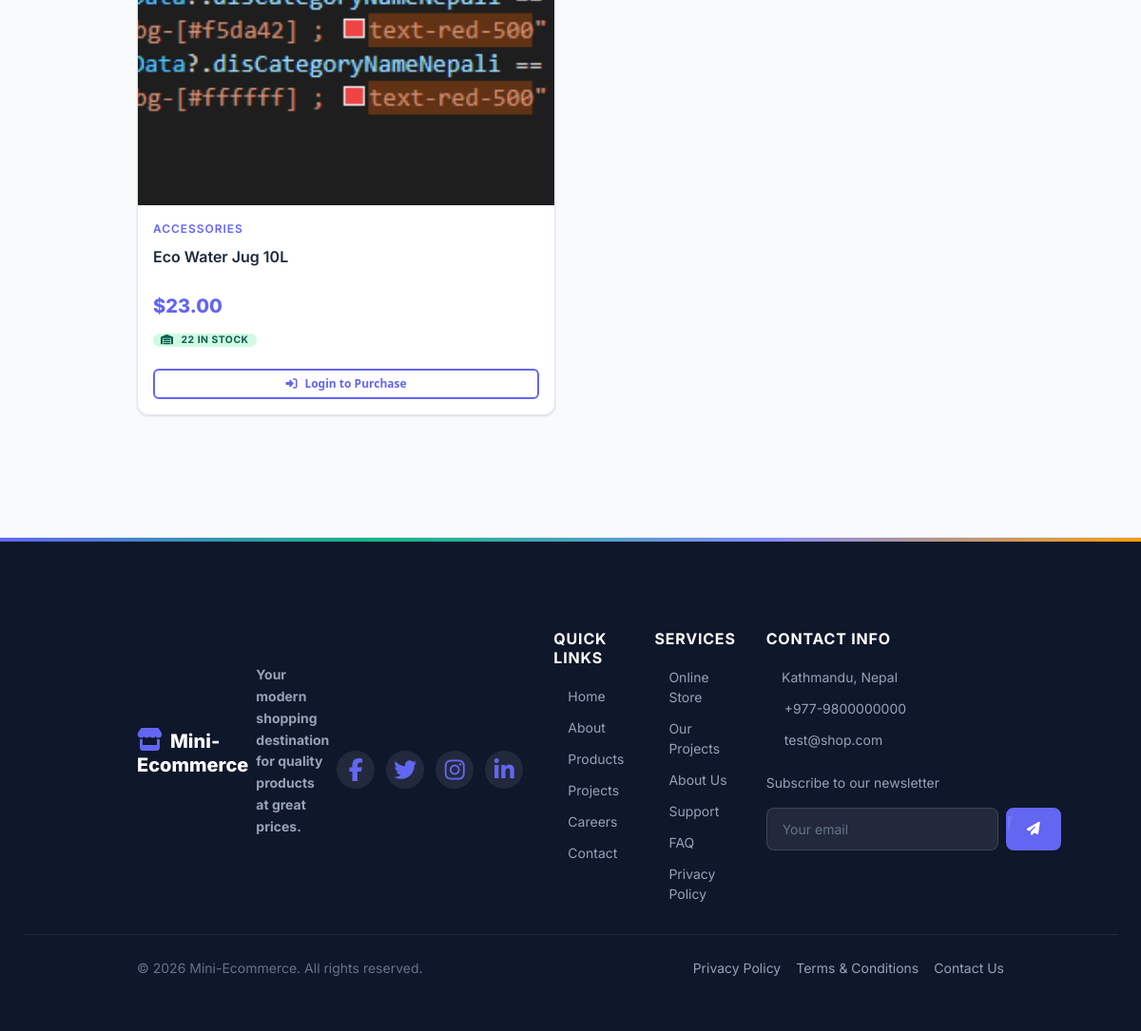
The page /product/products.php (lower part) on the database as committed earlier.
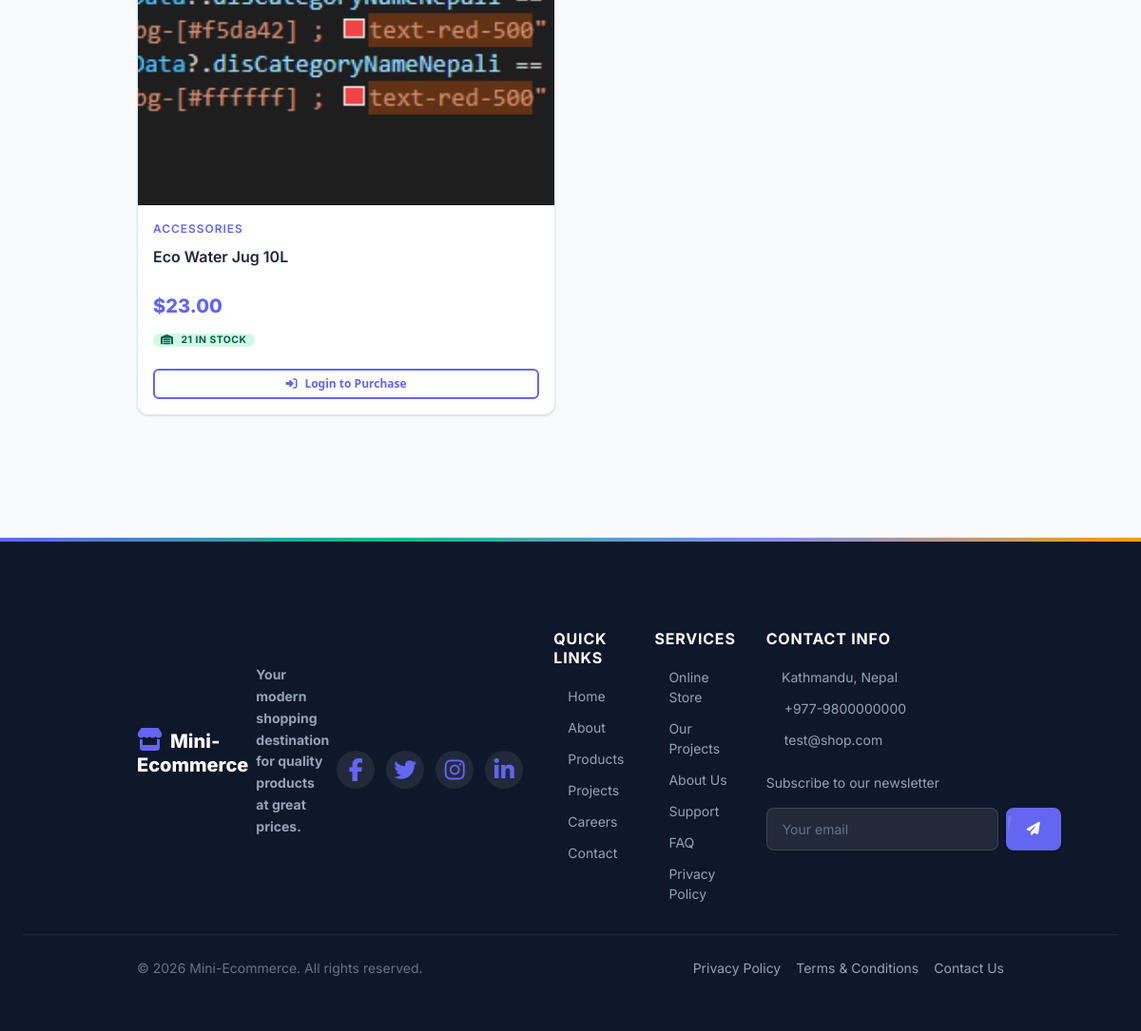
The same page on the database as committed later.
### tables this page shows
CREATE TABLE products (
    product_id INTEGER PRIMARY KEY AUTOINCREMENT,
    name TEXT NOT NULL,
    slug TEXT DEFAULT NULL,
    description TEXT,
    price REAL NOT NULL,
    category TEXT NOT NULL DEFAULT '',
    category_id INTEGER DEFAULT NULL,
    stock INTEGER NOT NULL DEFAULT 0,
    is_featured INTEGER DEFAULT 0,
    image TEXT,
    brochure TEXT DEFAULT NULL,
    is_active INTEGER DEFAULT 1,
    created_at TEXT DEFAULT (datetime('now')),
    updated_at TEXT DEFAULT (datetime('now')),
    FOREIGN KEY (category_id) REFERENCES product_categories(category_id) ON DELETE SET NULL
);

CREATE TABLE product_categories (
    category_id INTEGER PRIMARY KEY AUTOINCREMENT,
    name TEXT NOT NULL UNIQUE,
    slug TEXT NOT NULL UNIQUE,
    description TEXT DEFAULT NULL,
    image TEXT DEFAULT NULL,
    is_active INTEGER DEFAULT 1,
    created_at TEXT DEFAULT (datetime('now'))
);

### includes/helpers.php (called while the page is built, shortened)
<?php
function h(?string $value): string {
    return htmlspecialchars($value ?? '', ENT_QUOTES, 'UTF-8');
}
function imgUrl(?string $image, string $default = 'placeholder.jpg'): string {
    if (strpos($image, 'uploads/') === 0) return APP_URL . '/' . $image;
    return APP_URL . '/assets/images/' . $image;
}

### includes/session.php (called while the page is built, shortened)
<?php
function isLoggedIn(): bool {
    return false;
}

### product/products.php (the view, shortened to what this page needs)
<?php
require_once __DIR__ . '/../includes/session.php';
require_once __DIR__ . '/../includes/helpers.php';
$pdo = getDB();
$perPage = 12;
$page    = isset($_GET['page']) ? max(1, (int)$_GET['page']) : 1;
$offset  = ($page - 1) * $perPage;
$sortBy      = $_GET['sort']     ?? 'default';
$conditions = ['p.is_active = 1'];
$params = [];
$where = 'WHERE ' . implode(' AND ', $conditions);
switch ($sortBy) {
    default:           $orderBy = 'ORDER BY p.product_id DESC'; break;
}
$stmt = $pdo->prepare("SELECT p.*, pc.name as category_name FROM products p LEFT JOIN product_categories pc ON p.category_id = pc.category_id $where $orderBy LIMIT $perPage OFFSET $offset");
$stmt->execute($params);
$products = $stmt->fetchAll();
require_once __DIR__ . '/../includes/public_header.php';
?>
<section class="section-padding">
    <div class="container">
        <?php if (empty($products)): ?>
        <div class="empty-state" data-aos="fade-up">
            <i class="fas fa-box-open"></i>
            <h3>No products found</h3>
            <p>Try adjusting your search or filter criteria.</p>
            <a href="<?= APP_URL ?>/product/products.php" class="btn btn-primary">Clear Filters</a>
        </div>
        <?php else: ?>
        <div class="row g-3">
            <?php foreach ($products as $i => $p): ?>
            <div class="col-6 col-md-4 col-lg-3" data-aos="fade-up" data-aos-delay="<?= ($i % 12) * 50 ?>">
                <div class="product-card">
                    <a href="<?= APP_URL ?>/product/details.php?id=<?= $p['product_id'] ?>">
                        <div class="product-img-wrap">
                            <img src="<?= imgUrl($p['image'] ?? '') ?>" alt="<?= h($p['name']) ?>" loading="lazy" onerror="this.src='<?= APP_URL ?>/assets/images/placeholder.jpg'">
                        </div>
                    </a>
                    <div class="product-info">
                        <span class="product-category"><?= h($p['category_name'] ?? $p['category']) ?></span>
                        <h3 class="product-name"><a href="<?= APP_URL ?>/product/details.php?id=<?= $p['product_id'] ?>"><?= h($p['name']) ?></a></h3>
                        <div class="product-price">
                            <span class="current-price">$<?= number_format($p['price'], 2) ?></span>
                        </div>
                        <div class="d-flex align-items-center gap-2 mt-auto pt-2">
                            <span class="badge <?= $p['stock'] > 0 ? 'badge-success' : 'badge-danger' ?> badge-sm">
                                <i class="fas fa-warehouse me-1"></i> <?= $p['stock'] ?> in stock
                            </span>
                        </div>
                        <?php if (isLoggedIn()): ?>
                        <form method="POST" action="<?= APP_URL ?>/cart/add.php" class="mt-3">
                            <input type="hidden" name="product_id" value="<?= $p['product_id'] ?>">
                            <input type="hidden" name="quantity" value="1">
                            <button type="submit" class="btn-add-cart" <?= $p['stock'] == 0 ? 'disabled' : '' ?>>
                                <i class="fas fa-cart-plus"></i> <?= $p['stock'] == 0 ? 'Out of Stock' : 'Add to Cart' ?>
                            </button>
                        </form>
                        <?php else: ?>
                        <a href="<?= APP_URL ?>/user/auth.php" class="btn btn-outline btn-sm w-100 mt-3">
                            <i class="fas fa-sign-in-alt"></i> Login to Purchase
                        </a>
                        <?php endif; ?>
                    </div>
                </div>
            </div>
            <?php endforeach; ?>
        </div>
        <?php endif; ?>
    </div>
</section>
<?php require_once __DIR__ . '/../includes/footer.php'; ?>

Rows that differ between the two databases and show on the page:
changed products "Eco Water Jug 10L": stock "22" → "21"
